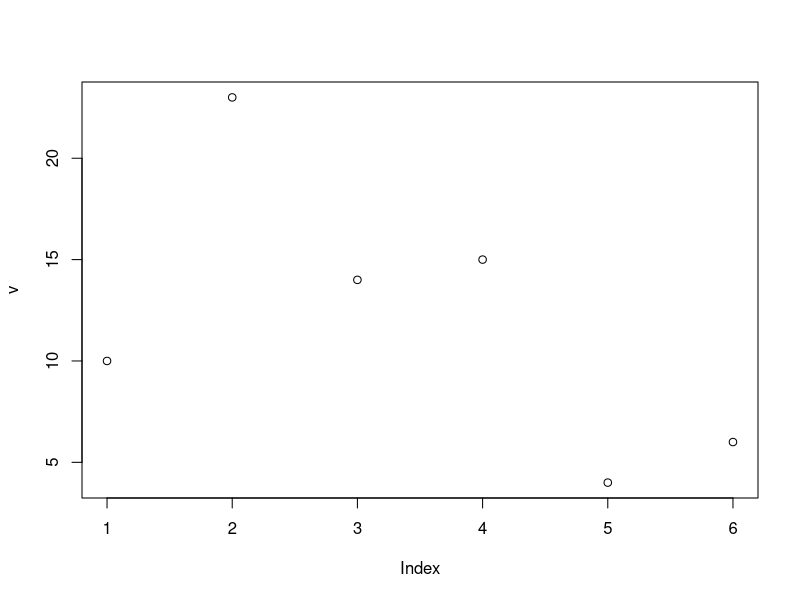
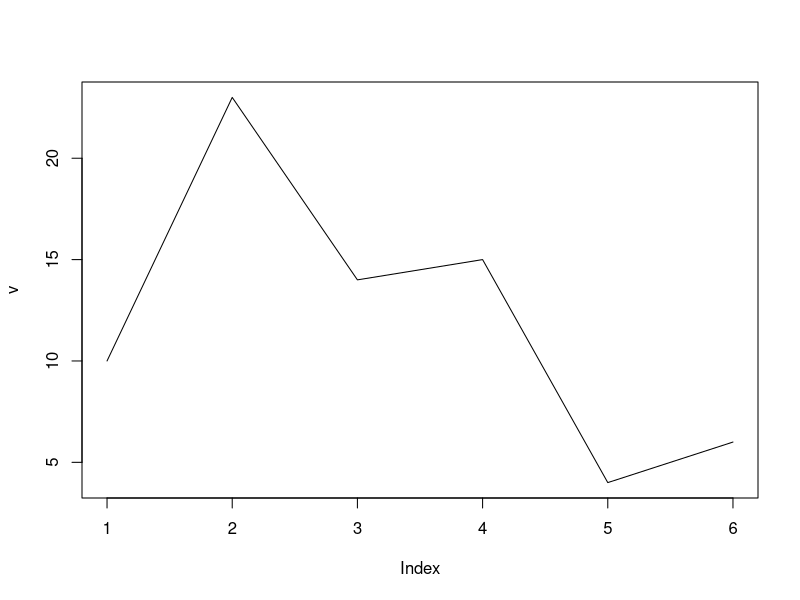
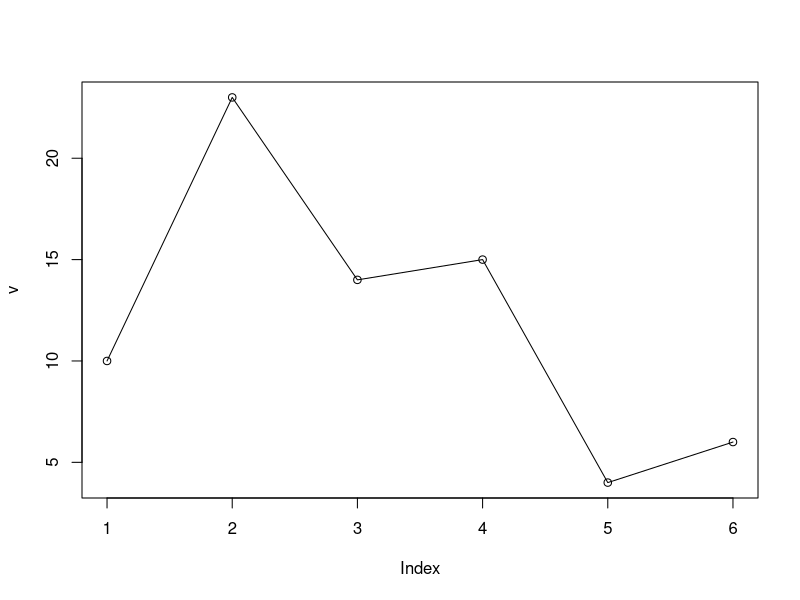
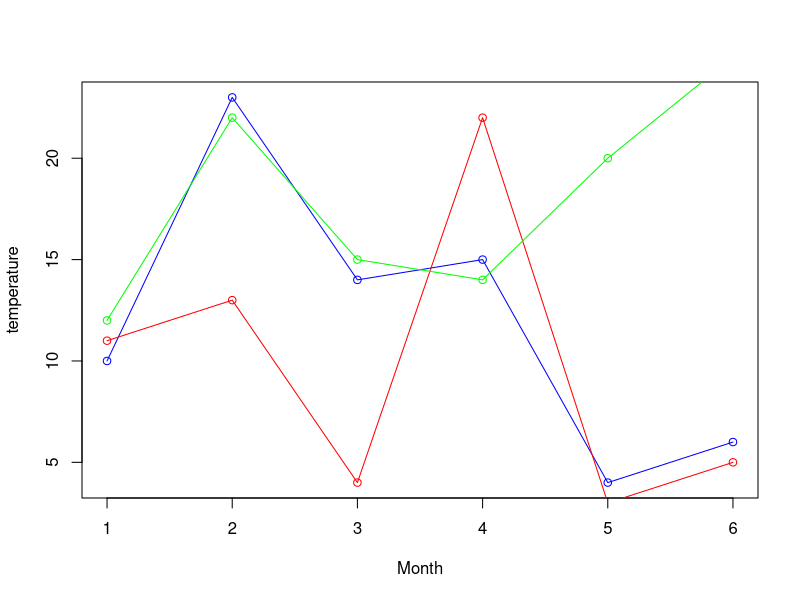

Write the R code that produced these figures, in order. (Note: this script raises an error after producing the figures.)
# Line Graph-------------------->
#plot(v,type(l,p,o),xlab,ylab,col)

v<-c(10,23,14,15,4,6)
w<-c(11,13,4,22,3,5)
x<-c(12,22,15,14,20,25)
plot(v,type='p')
plot(v,type = 'l')
plot(v,type="o")

plot(v,type = 'o',col='blue',xlab='Month',ylab='temperature')
lines(w,type="o",col='red')
lines(x,type='o',col='green')






#pie(x(vector),labels,radius.main,col,clockwise)
pie()

x<-c(12,35,56,75)
labels<-c("IND","UK","JPN","USA")
pie(x,labels)

pie(x,labels,main = "pie-chart",col=rainbow(length(x)))

color=c("blue","green","red","orange")
pie(x,labels,main="Pie Chart",col=color)


# Slice %  and chart legend
#legend(x,y=NULL,legend,fill,col,bg)
legend("topright",c("IND","UK","JPN","USA"),cex=1,fill=color)

# Bar Charts---------------------------------------------->
# barplot(h,x,y,main,names,arg,col)
h1<-c(12,35,54,31,41)
barplot(h1)

h1<-c(12,35,54,31,41)
m1<-c("Feb","Mar","Apr","May","Jun")
barplot(h1,names.arg = m1,xlab="Month",ylab="Revenue",col="Yellow",main="Revanue bar chart",border = "red")




# Histogram----------------------------->
# hist(x,main,xlab,ylab,xlim,ylim,breaks,col,border)

v<-c(10,4,3,4,5,10,5,3,6,7,8,9,20)
v
hist(v,xlab = "weight",ylab="frequency",col="green",border="red")

v<-c(10,4,3,4,5,10,5,3,6,7,8,9,20)
v
hist(v,xlab = "weight",ylab="frequency",col="yellow",border="red",xlim=c(0,40),ylim=c(0,3),breaks=5)



